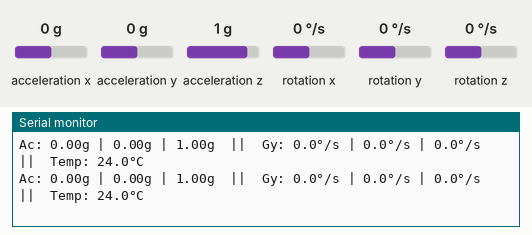
This sketch was run on a simulated ESP32. Parts: the last lines printed to the serial monitor. Wiring (inferred from the names in the program): MPU-6050 motion sensor at I2C address 0x68. Inputs (shaded band) come from the test bench; at power-on: acceleration x 0 g, acceleration y 0 g, acceleration z 1 g, rotation x 0 °/s, rotation y 0 °/s, rotation z 0 °/s.

Above: at 2.6 s.
2.7 s: acceleration x set to -1.4 g
At 3.3 s:
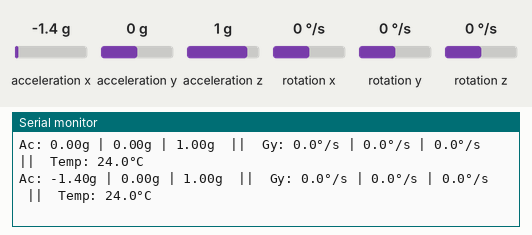
4.2 s: acceleration y set to -1.4 g
At 4.8 s:
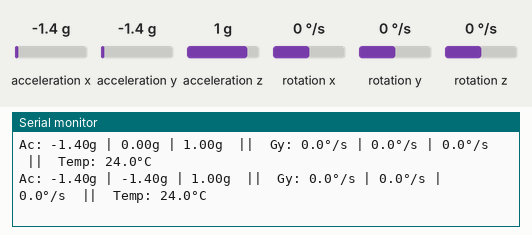
5.7 s: acceleration z set to -1.4 g
At 6.4 s:
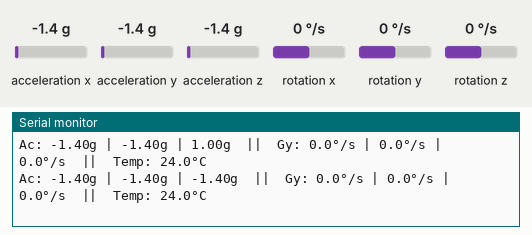
7.2 s: rotation x set to -192 °/s
At 7.9 s:
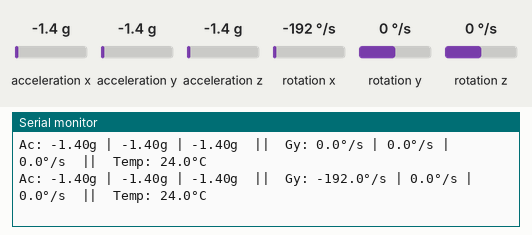
8.7 s: rotation y set to -192 °/s
At 9.4 s:
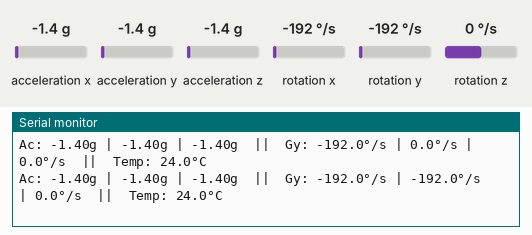

The sketch:

MPU6050.ino
```cpp
#include <Wire.h>

const uint8_t MPU = 0x68;

void setup() {
  Serial.begin(115200);
  delay(1000);
  Wire.begin(4, 5); // SDA = GPIO4, SCL = GPIO5
  Wire.setClock(100000); // 100kHz standard mode

  // Check WHO_AM_I
  Wire.beginTransmission(MPU);
  Wire.write(0x75);
  Wire.endTransmission(false);
  Wire.requestFrom(MPU, (size_t)1, true);
  uint8_t whoami = Wire.read();
  Serial.print("WHO_AM_I: 0x");
  Serial.println(whoami, HEX); // Must be 0x68

  // Reset
  Wire.beginTransmission(MPU);
  Wire.write(0x6B);
  Wire.write(0x80);
  Wire.endTransmission(true);
  delay(200);

  // Wake up
  Wire.beginTransmission(MPU);
  Wire.write(0x6B);
  Wire.write(0x00);
  Wire.endTransmission(true);
  delay(200);

  Serial.println("MPU6050 Ready");
  Serial.println("Accel(g) X | Y | Z || Gyro(°/s) X | Y | Z || Temp(°C)");
  Serial.println("------------------------------------------------------------");
}

void loop() {
  Wire.beginTransmission(MPU);
  Wire.write(0x3B);
  Wire.endTransmission(false);
  Wire.requestFrom(MPU, (size_t)14, true);

  int16_t AcX = (Wire.read() << 8) | Wire.read();
  int16_t AcY = (Wire.read() << 8) | Wire.read();
  int16_t AcZ = (Wire.read() << 8) | Wire.read();
  int16_t Tmp = (Wire.read() << 8) | Wire.read();
  int16_t GyX = (Wire.read() << 8) | Wire.read();
  int16_t GyY = (Wire.read() << 8) | Wire.read();
  int16_t GyZ = (Wire.read() << 8) | Wire.read();

  float ax = AcX / 16384.0;
  float ay = AcY / 16384.0;
  float az = AcZ / 16384.0;
  float gx = GyX / 131.0;
  float gy = GyY / 131.0;
  float gz = GyZ / 131.0;
  float temp = (Tmp / 340.0) + 36.53;

  Serial.print("Ac: ");
  Serial.print(ax, 2); Serial.print("g | ");
  Serial.print(ay, 2); Serial.print("g | ");
  Serial.print(az, 2); Serial.print("g  ||  Gy: ");
  Serial.print(gx, 1); Serial.print("°/s | ");
  Serial.print(gy, 1); Serial.print("°/s | ");
  Serial.print(gz, 1); Serial.print("°/s  ||  Temp: ");
  Serial.print(temp, 1); Serial.println("°C");

  delay(500);
}
```

Measured:
- after the input at 2.7 s, the serial monitor: prints a new line after 0.22 s (image 1)
- after the input at 4.2 s, the serial monitor: prints a new line after 0.23 s (image 2)
- after the input at 5.7 s, the serial monitor: prints a new line after 0.24 s (image 3)
- after the input at 7.2 s, the serial monitor: prints a new line after 0.25 s (image 4)
- after the input at 8.7 s, the serial monitor: prints a new line after 0.26 s (image 5)
